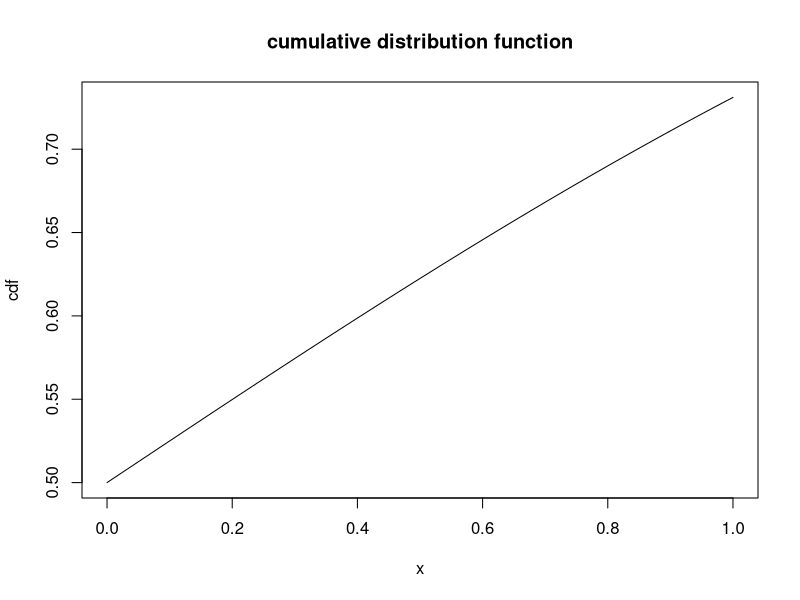
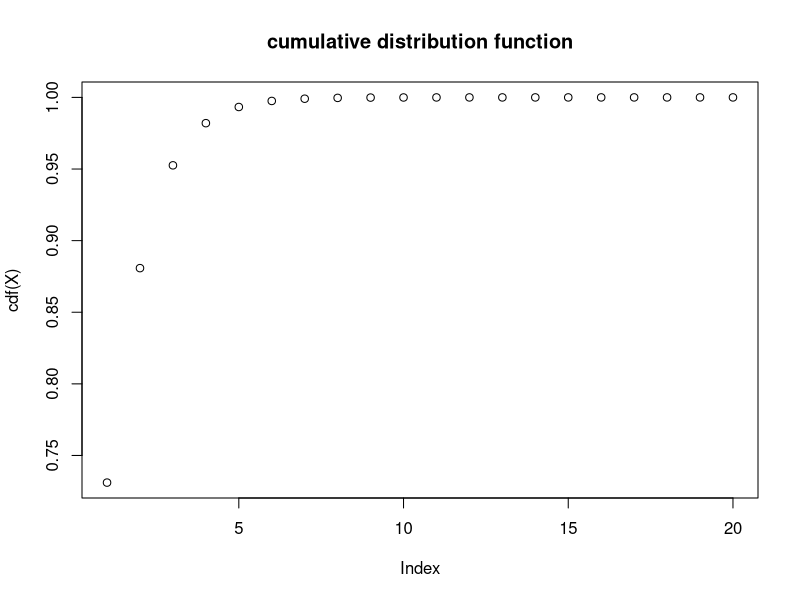
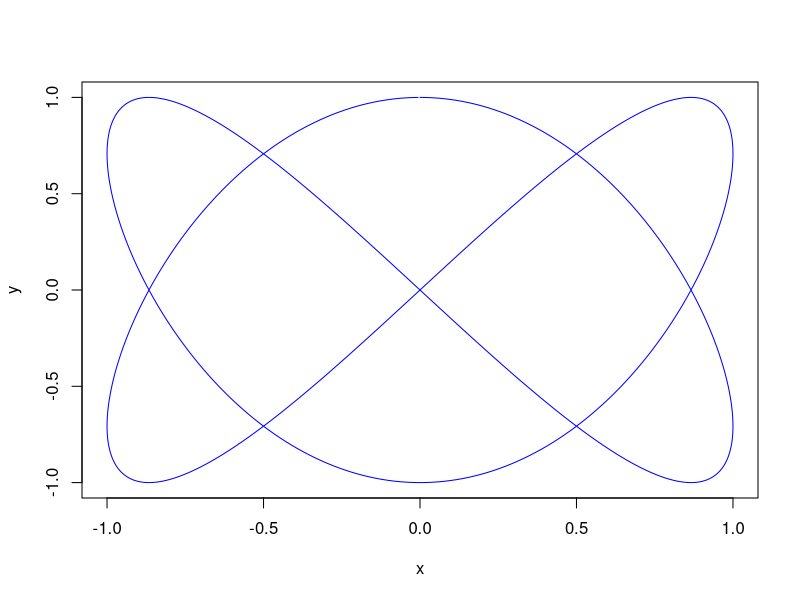

Reproduce these figures in R, in order.
#6a
X = seq(1,20)
cdf = function(x){
  exp(x)/(1+exp(x))
}

pdf = function(x){
   integrate(x)
}

plot(main = "cumulative distribution function", cdf)
plot(main = "cumulative distribution function", cdf(X))


#7a
data()
x = trees$Height
y = round(x,-1)
table(x,y)
#7b
fibonacci_print = function(n){
  n1 = 0
  n2 = 1
  count = 2
  if(n <= 0) {
    print("wrong number")
  } else {
    if(n == 1) {
      print(n1)
    } else {
      print(n1)
      print(n2)
      while(count < n) {
        nth = n1 + n2
        print(nth)
        n1 = n2
        n2 = nth
        count = count + 1
      }
    }
  }
}
fibonacci_print(10)

fibonacci = function(n) {
  if(n <= 1) {
    return(n)
  } else {
    return(fibonacci(n-1) + fibonacci(n-2))
  }
}
fibonacci(10)
fibonacci(20)
#7c

t = seq(0, 2*pi, 0.01)
x = sin (2*t)
y = cos (3*t)
plot(x, y, type = 'l', col='blue')

answer = function(text,answer) {
  cat(text,answer, sep = " ---- ")
}
hitAllyears = 27
 numberOfYears = 22
 
 # No hit
 nohits = dpois(0,hitAllyears/numberOfYears)
 # Exactly one hit
 onehit = dpois(1,hitAllyears/numberOfYears)
# More than two hits
  #P(X>x)=1???P(X<=x)=1???F(x)
morethantwohits = 1 - sum(dpois((0:2),hitAllyears/numberOfYears))
answer("3a) No hit",nohits)
answer("3a) Excatly one hit",onehit)
answer("3a) More than two hit",morethantwohits)